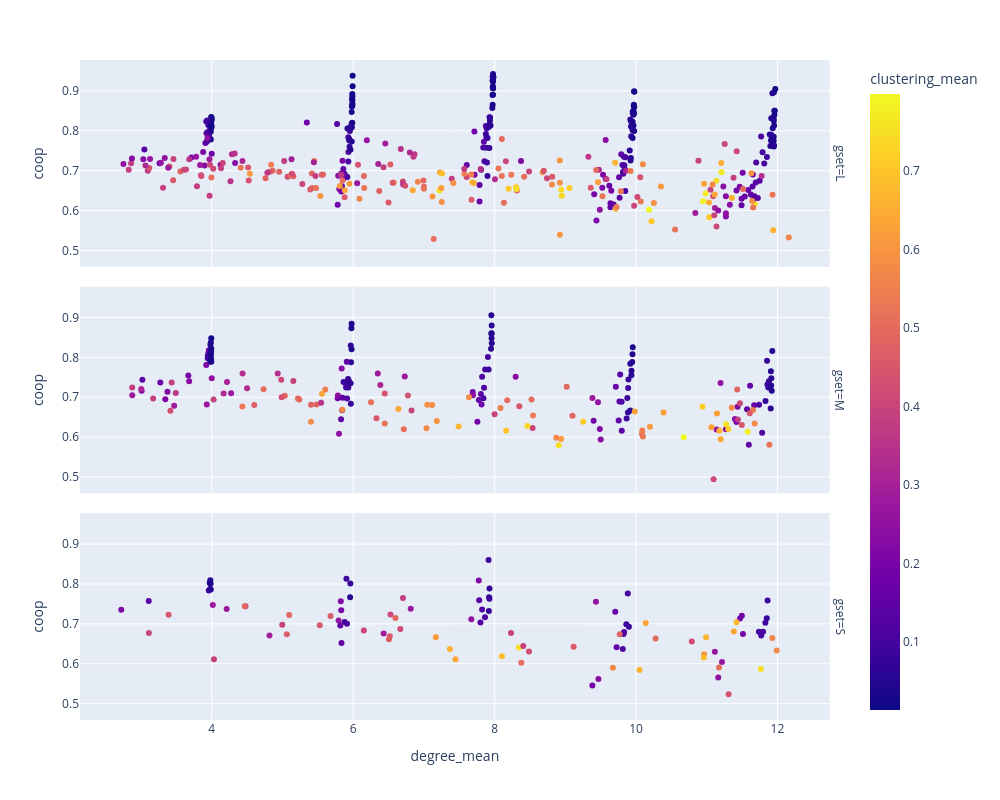

Notebook code cell kept with this figure:
### Code cell
px.scatter(df2, x="degree_mean", y="coop", facet_row="gset", color="clustering_mean", width=1000, height=800)

### Figure 1 — Plotly figure (JSON) as saved in the notebook; plotly's stock layout.template omitted (floating-point values rounded to 4 significant figures; data arrays with more than 128 entries replaced by an {"elided": "..."} marker saying what was removed)
{"data": [{"hovertemplate": "gset=L<br>degree_mean=%{x}<br>coop=%{y}<br>clustering_mean=%{marker.color}<extra></extra>", "legendgroup": "", "marker": {"color": {"elided": "400 float values"}, "coloraxis": "coloraxis", "symbol": "circle"}, "mode": "markers", "name": "", "orientation": "v", "showlegend": false, "type": "scatter", "x": {"elided": "400 float values"}, "xaxis": "x3", "y": {"elided": "400 float values"}, "yaxis": "y3"}, {"hovertemplate": "gset=M<br>degree_mean=%{x}<br>coop=%{y}<br>clustering_mean=%{marker.color}<extra></extra>", "legendgroup": "", "marker": {"color": {"elided": "200 float values"}, "coloraxis": "coloraxis", "symbol": "circle"}, "mode": "markers", "name": "", "orientation": "v", "showlegend": false, "type": "scatter", "x": {"elided": "200 float values"}, "xaxis": "x2", "y": {"elided": "200 float values"}, "yaxis": "y2"}, {"hovertemplate": "gset=S<br>degree_mean=%{x}<br>coop=%{y}<br>clustering_mean=%{marker.color}<extra></extra>", "legendgroup": "", "marker": {"color": [0.09887, 0.2124, 0.1886, 0.1381, 0.1892, 0.1955, 0.1328, 0.1656, 0.08764, 0.09194, 0.1191, 0.1546, 0.107, 0.1174, 0.06757, 0.122, 0.09933, 0.1033, 0.1269, 0.1077, 0.06156, 0.04817, 0.1051, 0.08762, 0.07959, 0.0765, 0.05552, 0.07885, 0.074, 0.08463, 0.1005, 0.07694, 0.09108, 0.0409, 0.08373, 0.08672, 0.08229, 0.05512, 0.2587, 0.1974, 0.2675, 0.2567, 0.2526, 0.1653, 0.2525, 0.239, 0.2695, 0.2225, 0.2066, 0.1591, 0.4179, 0.634, 0.4209, 0.4064, 0.4915, 0.4929, 0.4596, 0.4831, 0.2671, 0.4455, 0.5118, 0.5097, 0.3345, 0.5759, 0.2833, 0.447, 0.5769, 0.2731, 0.3796, 0.6314, 0.7422, 0.2142, 0.5994, 0.6649, 0.6173, 0.4891, 0.2747, 0.686, 0.5679, 0.7483, 0.3919, 0.6699, 0.4661, 0.4545, 0.1398, 0.6631, 0.6871, 0.4112, 0.464, 0.2972, 0.6344, 0.3863, 0.3933, 0.4885, 0.4379, 0.3949, 0.4644, 0.3931, 0.6552, 0.4137], "coloraxis": "coloraxis", "symbol": "circle"}, "mode": "markers", "name": "", "orientation": "v", "showlegend": false, "type": "scatter", "x": [5.879, 7.776, 11.47, 7.782, 11.5, 11.51, 7.8, 9.706, 3.958, 5.905, 7.823, 9.725, 5.913, 7.864, 3.971, 9.812, 11.74, 9.823, 9.831, 11.77, 3.98, 3.98, 11.8, 7.915, 9.863, 7.919, 5.957, 7.921, 5.96, 7.927, 9.884, 7.928, 11.83, 3.984, 11.85, 9.899, 11.86, 3.987, 5.794, 9.382, 11.11, 9.432, 11.16, 5.818, 7.671, 9.468, 11.22, 5.825, 5.831, 5.835, 10.79, 11.38, 8.486, 6.151, 10.28, 5.096, 5.68, 9.769, 6.814, 3.391, 8.378, 11.17, 4.477, 9.673, 6.431, 6.518, 11.99, 4.211, 6.704, 10.14, 8.345, 2.72, 10.96, 10.05, 7.169, 4.467, 4.016, 10.96, 11.93, 11.77, 4.997, 11.42, 5.062, 5.527, 3.109, 10.99, 8.103, 6.528, 9.118, 4.817, 7.447, 4.031, 8.405, 6.597, 11.31, 3.111, 6.506, 8.232, 7.368, 6.667], "xaxis": "x", "y": [0.7046, 0.8086, 0.7135, 0.7594, 0.7201, 0.6745, 0.7037, 0.7304, 0.7835, 0.8134, 0.7357, 0.6414, 0.7005, 0.7168, 0.8021, 0.6369, 0.6803, 0.6749, 0.6797, 0.6707, 0.7882, 0.8091, 0.68, 0.8601, 0.6991, 0.7322, 0.767, 0.7668, 0.8012, 0.7628, 0.7764, 0.7884, 0.7029, 0.8013, 0.7139, 0.693, 0.7586, 0.7861, 0.7082, 0.5453, 0.6303, 0.7557, 0.5655, 0.6958, 0.7118, 0.5615, 0.6044, 0.7565, 0.7343, 0.652, 0.6558, 0.6806, 0.6307, 0.6831, 0.6631, 0.722, 0.7199, 0.6742, 0.7377, 0.7227, 0.6025, 0.5905, 0.744, 0.5899, 0.6757, 0.6687, 0.6333, 0.737, 0.7651, 0.7024, 0.6407, 0.7352, 0.6235, 0.5841, 0.6667, 0.744, 0.7475, 0.6154, 0.6645, 0.5868, 0.6976, 0.7039, 0.6738, 0.6963, 0.7572, 0.6662, 0.6189, 0.7237, 0.6424, 0.6709, 0.6113, 0.6113, 0.6446, 0.7148, 0.5238, 0.6771, 0.6617, 0.6771, 0.637, 0.6874], "yaxis": "y"}], "layout": {"annotations": [{"font": {}, "showarrow": false, "text": "gset=S", "textangle": 90, "x": 0.98, "xanchor": "left", "xref": "paper", "y": 0.1567, "yanchor": "middle", "yref": "paper"}, {"font": {}, "showarrow": false, "text": "gset=M", "textangle": 90, "x": 0.98, "xanchor": "left", "xref": "paper", "y": 0.5, "yanchor": "middle", "yref": "paper"}, {"font": {}, "showarrow": false, "text": "gset=L", "textangle": 90, "x": 0.98, "xanchor": "left", "xref": "paper", "y": 0.8433, "yanchor": "middle", "yref": "paper"}], "coloraxis": {"colorbar": {"title": {"text": "clustering_mean"}}, "colorscale": [[0, "#0d0887"], [0.1111, "#46039f"], [0.2222, "#7201a8"], [0.3333, "#9c179e"], [0.4444, "#bd3786"], [0.5556, "#d8576b"], [0.6667, "#ed7953"], [0.7778, "#fb9f3a"], [0.8889, "#fdca26"], [1, "#f0f921"]]}, "height": 800, "legend": {"tracegroupgap": 0}, "margin": {"t": 60}, "width": 1000, "xaxis": {"anchor": "y", "autorange": true, "domain": [0, 0.98], "range": [2.137, 12.74], "title": {"text": "degree_mean"}, "type": "linear"}, "xaxis2": {"anchor": "y2", "autorange": true, "domain": [0, 0.98], "matches": "x", "range": [2.137, 12.74], "showticklabels": false, "type": "linear"}, "xaxis3": {"anchor": "y3", "autorange": true, "domain": [0, 0.98], "matches": "x", "range": [2.137, 12.74], "showticklabels": false, "type": "linear"}, "yaxis": {"anchor": "x", "autorange": true, "domain": [0, 0.3133], "range": [0.459, 0.9774], "title": {"text": "coop"}, "type": "linear"}, "yaxis2": {"anchor": "x2", "autorange": true, "domain": [0.3433, 0.6567], "matches": "y", "range": [0.459, 0.9774], "title": {"text": "coop"}, "type": "linear"}, "yaxis3": {"anchor": "x3", "autorange": true, "domain": [0.6867, 1.0], "matches": "y", "range": [0.459, 0.9774], "title": {"text": "coop"}, "type": "linear"}}}
